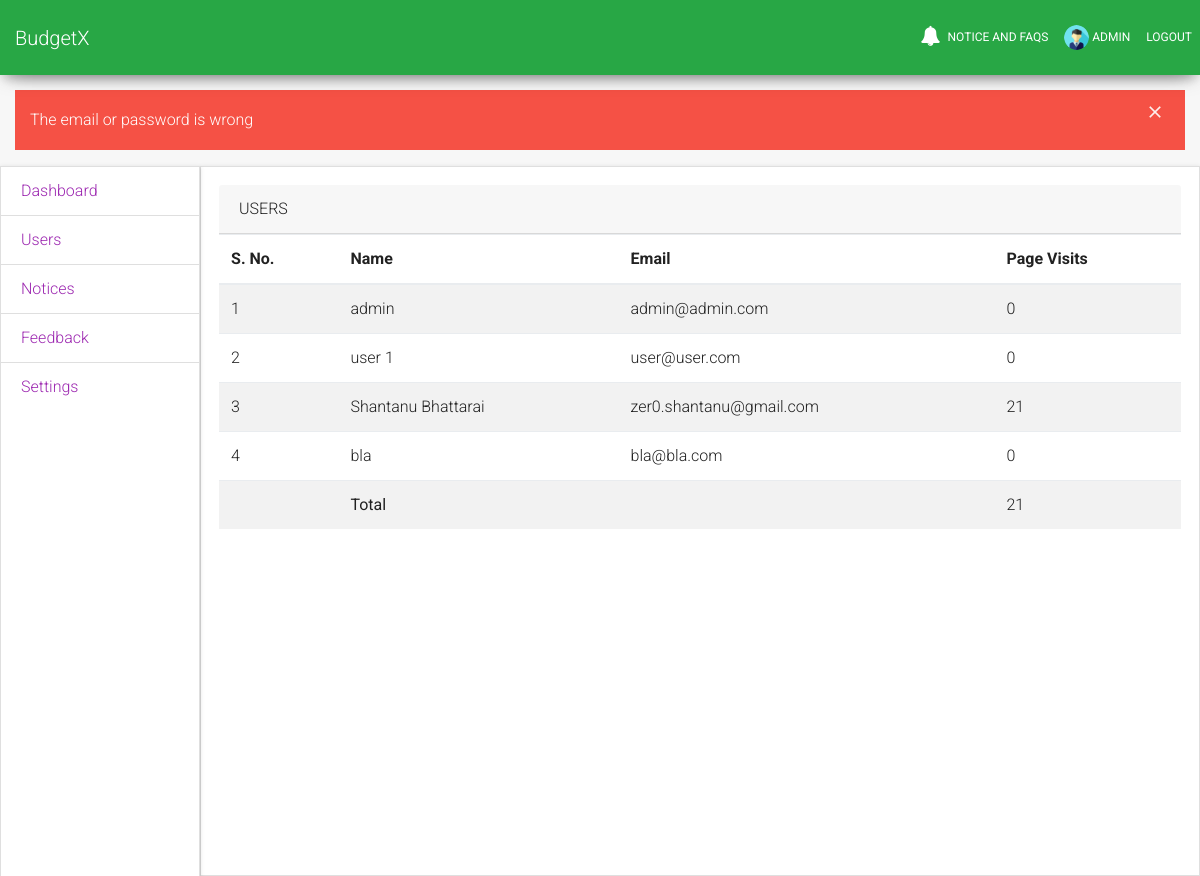
Page /dashboard_admin.php?type=users (signed in) on the committed database.
### tables this page shows
CREATE TABLE IF NOT EXISTS `users` (
  `id` int(11) NOT NULL AUTO_INCREMENT,
  `role_id` int(11) DEFAULT '2',
  `image_path` varchar(255) DEFAULT '/media/default.png',
  `name` text,
  `email` varchar(255) DEFAULT NULL,
  `password` text,
  `hash` text,
  `active` int(11) DEFAULT '0',
  `count` int(11) DEFAULT '0',
  `quote_pref` int(11) DEFAULT NULL,
  PRIMARY KEY (`id`),
  UNIQUE KEY `email` (`email`),
  KEY `role_id` (`role_id`),
  CONSTRAINT `users_ibfk_5` FOREIGN KEY (`role_id`) REFERENCES `roles` (`id`)
);

### dashboard/dashboard_users.php (the view)
<h6 class="card-header">Users</h6>
<table class="table table-striped">
	<thead>
		<tr>
			<th>S. No.</th>
			<th>Name</th>
			<th>Email</th>
			<th>Page Visits</th>
		</tr>
	</thead>
	<tbody>
		<?php
			$sql = "select * from users";
			$result = mysqli_query($conn,$sql);
			$sno = 1;
			$total = 0;
			while($row = mysqli_fetch_assoc($result)){
				$total+=$row['count'];
		?>
		<tr>
			<td><?= $sno ?></td>
			<td><?= $row['name'] ?></td>
			<td><?= $row['email'] ?></td>
			<td><?= $row['count'] ?></td>
		</tr>
		<?php $sno++; } ?>
		<tr>
			<td></td>
			<td><b>Total</b></td>
			<td></td>
			<td><?= $total ?></td>
		</tr>
	</tbody>
</table>

### partial_nav.php (shortened to what this page needs)
<nav class="navbar navbar-expand-lg bg-success fixed-top">
  	<a class="navbar-brand" href="/budgetx">BudgetX</a>
	<div class="collapse navbar-collapse" id="navbarSupportedContent">
	<ul class="navbar-nav ml-auto">
		<li class="nav-item">
			<a class="nav-link" href="notice.php">
				<i class="fa fa-bell"></i>
				Notice and FAQs
			</a>
		</li>
		<?php
		if(isset($_SESSION['logged_in']) && $_SESSION['logged_in'] == true){
		?>
			<li class="nav-item">
				<a class="nav-link" href="/budgetx/overview.php/?type=profile">
					<?php
						$uid = $_SESSION['user'];
						$result = mysqli_query($conn,"SELECT image_path,name FROM users WHERE id = $uid");
						$row = mysqli_fetch_assoc($result);
						$image = $row['image_path'];
					?>
					<img src="<?=$image?>" alt="image here" style="width: 25px; height:25px;" class="rounded-circle">
					<?=$row['name']?>
				</a>
			</li>
			<li class="nav-item">
				<a class="nav-link" href="\budgetx\database\logout.php">Logout</a>
			</li>
		<?php
		}
		?>
	</ul>
	</div>
</nav>

### assets/custom.css (style rules this page uses)
body { padding-top:90px; margin-bottom: 15px; height: 100%; background-color: #f7f7f7; }
html { position: relative; padding: 0px; height: 100%; }
.navbar { border-radius: 0; }

### rows in the picture
users: image_path (placeholder picture), name "ADMIN", name "admin", email "admin@admin.com", count "0"
users: name "user 1", email "user@user.com", count "0"
users: name "Shantanu Bhattarai", email "zer0.shantanu@gmail.com", count "21"
users: name "bla", email "bla@bla.com", count "0"

### other values in the picture
$_SESSION['error'] "The email or password is wrong"
$total "21"
